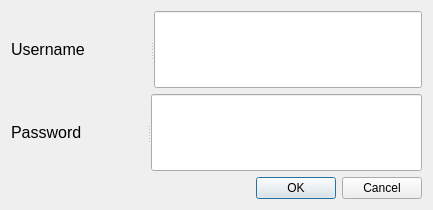
<?xml version="1.0" encoding="UTF-8"?>
<ui version="4.0">
 <class>Dialog_ManagerLogin</class>
 <widget class="QDialog" name="Dialog_ManagerLogin">
  <property name="geometry">
   <rect>
    <x>0</x>
    <y>0</y>
    <width>433</width>
    <height>210</height>
   </rect>
  </property>
  <property name="windowTitle">
   <string>Dialog</string>
  </property>
  <layout class="QGridLayout" name="gridLayout">
   <item row="0" column="0">
    <widget class="QSplitter" name="splitter">
     <property name="orientation">
      <enum>Qt::Horizontal</enum>
     </property>
     <widget class="QLabel" name="label_userName">
      <property name="font">
       <font>
        <pointsize>12</pointsize>
       </font>
      </property>
      <property name="text">
       <string>Username</string>
      </property>
     </widget>
     <widget class="QLineEdit" name="lineEdit_userName">
      <property name="font">
       <font>
        <pointsize>12</pointsize>
       </font>
      </property>
     </widget>
    </widget>
   </item>
   <item row="1" column="0">
    <widget class="QSplitter" name="splitter_2">
     <property name="orientation">
      <enum>Qt::Horizontal</enum>
     </property>
     <widget class="QLabel" name="label_password">
      <property name="font">
       <font>
        <pointsize>12</pointsize>
       </font>
      </property>
      <property name="text">
       <string>Password</string>
      </property>
     </widget>
     <widget class="QLineEdit" name="lineEdit_password">
      <property name="font">
       <font>
        <pointsize>12</pointsize>
       </font>
      </property>
     </widget>
    </widget>
   </item>
   <item row="2" column="0">
    <widget class="QDialogButtonBox" name="buttonBox">
     <property name="standardButtons">
      <set>QDialogButtonBox::Cancel|QDialogButtonBox::Ok</set>
     </property>
    </widget>
   </item>
  </layout>
 </widget>
 <resources/>
 <connections/>
</ui>
